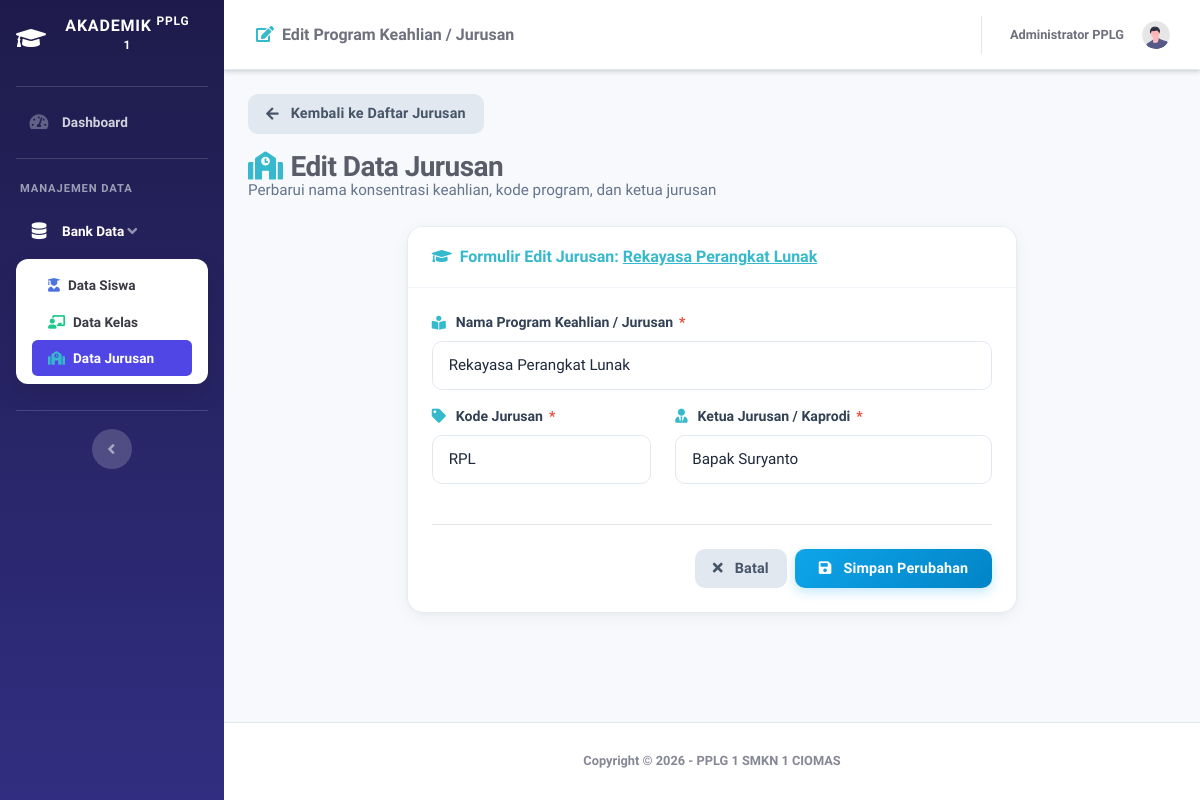
Page /siswa/editjurusan.php?id=1 on the committed database.
### tables this page shows
CREATE TABLE IF NOT EXISTS `jurusan` (
  `id` int(11) NOT NULL AUTO_INCREMENT,
  `nama` varchar(100) NOT NULL,
  `kode` varchar(10) NOT NULL,
  `ketua` varchar(100) NOT NULL,
  PRIMARY KEY (`id`)
);

### siswa/editjurusan.php (the view, shortened to what this page needs)
<?php
include '../db.php';
$id_param = isset($_GET['id']) ? mysqli_real_escape_string($koneksi, trim($_GET['id'])) : '';
$col_check = mysqli_query($koneksi, "SHOW COLUMNS FROM jurusan");
$columns = [];
if ($col_check) {
    while ($c = mysqli_fetch_assoc($col_check)) {
        $columns[] = $c['Field'];
    }
}
$pk_col = 'id';
if (in_array('id', $columns)) {
    $pk_col = 'id';
} elseif (in_array('id_jurusan', $columns)) {
    $pk_col = 'id_jurusan';
} elseif (in_array('kode', $columns)) {
    $pk_col = 'kode';
} elseif (!empty($columns)) {
    $pk_col = $columns[0];
}
$where_clause = "$pk_col = '$id_param'";
$query = mysqli_query($koneksi, "SELECT * FROM jurusan WHERE $where_clause");
$jurusan = $query ? mysqli_fetch_assoc($query) : null;
?>
<!DOCTYPE html>
<html lang="id">
<head>
    <link href="../vendor/fontawesome-free/css/all.min.css" rel="stylesheet" type="text/css">
    <link href="../css/sb-admin-2.min.css" rel="stylesheet">
    <link href="../css/custom.css" rel="stylesheet">
</head>
<body id="page-top">
<div id="wrapper">
    <ul class="navbar-nav bg-gradient-primary sidebar sidebar-dark accordion" id="accordionSidebar">
        <a class="sidebar-brand d-flex align-items-center justify-content-center" href="../index.php">
            <div class="sidebar-brand-icon rotate-n-15"><i class="fas fa-graduation-cap fa-lg"></i></div>
            <div class="sidebar-brand-text mx-3">AKADEMIK <sup>PPLG 1</sup></div>
        </a>
        <hr class="sidebar-divider my-0">
        <li class="nav-item">
            <a class="nav-link" href="../index.php">
                <i class="fas fa-fw fa-tachometer-alt"></i><span>Dashboard</span>
            </a>
        </li>
        <hr class="sidebar-divider">
        <div class="sidebar-heading text-light font-weight-bold" style="font-size: 0.7rem; opacity: 0.8;">
            MANAJEMEN DATA
        </div>
        <li class="nav-item active">
            <a class="nav-link" href="#" data-toggle="collapse" data-target="#collapseTwo"
               aria-expanded="true" aria-controls="collapseTwo">
                <i class="fas fa-fw fa-database"></i><span>Bank Data</span>
            </a>
            <div id="collapseTwo" class="collapse show" aria-labelledby="headingTwo" data-parent="#accordionSidebar">
                <div class="bg-white py-2 collapse-inner rounded">
                    <a class="collapse-item" href="siswa.php"><i class="fas fa-user-graduate mr-2 text-primary"></i>Data Siswa</a>
                    <a class="collapse-item" href="kelas.php"><i class="fas fa-chalkboard-teacher mr-2 text-success"></i>Data Kelas</a>
                    <a class="collapse-item active" href="jurusan.php"><i class="fas fa-school mr-2 text-info"></i>Data Jurusan</a>
                </div>
            </div>
        </li>
        <hr class="sidebar-divider d-none d-md-block">
        <div class="text-center d-none d-md-inline">
            <button class="rounded-circle border-0" id="sidebarToggle"></button>
        </div>
    </ul>
    <div id="content-wrapper" class="d-flex flex-column">
        <div id="content">
            <nav class="navbar navbar-expand navbar-light bg-white topbar mb-4 static-top shadow-sm">
                <div class="d-none d-sm-inline-block form-inline mr-auto ml-md-3 my-2 my-md-0 mw-100">
                    <span class="text-gray-700 font-weight-bold">
                        <i class="fas fa-edit text-info mr-2"></i>Edit Program Keahlian / Jurusan
                    </span>
                </div>
                <ul class="navbar-nav ml-auto">
                    <li class="nav-item dropdown no-arrow">
                        <a class="nav-link dropdown-toggle" href="#" id="userDropdown" role="button">
                            <span class="mr-3 d-none d-lg-inline text-gray-700 font-weight-bold small">Administrator PPLG</span>
                            <img class="img-profile rounded-circle" src="../img/undraw_profile.svg" width="36" height="36">
                        </a>
                    </li>
                </ul>
            </nav>
            <div class="container-fluid">
                <div class="mb-4">
                    <a href="jurusan.php" class="btn btn-sm btn-secondary mb-3">
                        <i class="fas fa-arrow-left mr-1"></i> Kembali ke Daftar Jurusan
                    </a>
                    <h1 class="h3 mb-0 text-gray-800">
                        <i class="fas fa-school mr-2 text-info"></i>Edit Data Jurusan
                    </h1>
                    <p class="page-subtitle">Perbarui nama konsentrasi keahlian, kode program, dan ketua jurusan</p>
                </div>
                <div class="row justify-content-center">
                    <div class="col-lg-8">
                        <div class="card shadow mb-4">
                            <div class="card-header py-3">
                                <span class="font-weight-bold text-info">
                                    <i class="fas fa-graduation-cap mr-2"></i>Formulir Edit Jurusan: <u><?= htmlspecialchars($jurusan['nama']) ?></u>
                                </span>
                            </div>
                            <div class="card-body p-4">
                                <form method="POST" action="">
                                    <div class="form-group mb-3">
                                        <label for="nama">
                                            <i class="fas fa-book-reader text-info mr-1"></i> Nama Program Keahlian / Jurusan <span class="text-danger">*</span>
                                        </label>
                                        <input type="text" id="nama" name="nama" class="form-control"
                                               value="<?= htmlspecialchars($jurusan['nama']) ?>" placeholder="Contoh: Rekayasa Perangkat Lunak" required>
                                    </div>
                                    <div class="row">
                                        <div class="col-md-5 form-group mb-3">
                                            <label for="kode">
                                                <i class="fas fa-tag text-info mr-1"></i> Kode Jurusan <span class="text-danger">*</span>
                                            </label>
                                            <input type="text" id="kode" name="kode" class="form-control"
                                                   value="<?= htmlspecialchars($jurusan['kode']) ?>" placeholder="Contoh: RPL / TKJ" required>
                                        </div>
                                        <div class="col-md-7 form-group mb-3">
                                            <label for="ketua">
                                                <i class="fas fa-user-tie text-info mr-1"></i> Ketua Jurusan / Kaprodi <span class="text-danger">*</span>
                                            </label>
                                            <input type="text" id="ketua" name="ketua" class="form-control"
                                                   value="<?= htmlspecialchars($jurusan['ketua']) ?>" placeholder="Nama Kepala Program Keahlian" required>
                                        </div>
                                    </div>
                                    <hr class="my-4">
                                    <div class="d-flex align-items-center justify-content-end gap-2">
                                        <a href="jurusan.php" class="btn btn-secondary mr-2">
                                            <i class="fas fa-times mr-1"></i> Batal
                                        </a>
                                        <button type="submit" class="btn btn-info px-4">
                                            <i class="fas fa-save mr-1"></i> Simpan Perubahan
                                        </button>
                                    </div>
                                </form>
                            </div>
                        </div>
                    </div>
                </div>
            </div>
        </div>
        <footer class="sticky-footer bg-white border-top">
            <div class="container my-auto">
                <div class="copyright text-center my-auto font-weight-bold text-gray-600">
                    <span>Copyright &copy; <?= date('Y') ?> - PPLG 1 SMKN 1 CIOMAS</span>
                </div>
            </div>
        </footer>
    </div>
</div>
</body>
</html>

### rows in the picture
jurusan: nama "Rekayasa Perangkat Lunak", kode "RPL", ketua "Bapak Suryanto"
